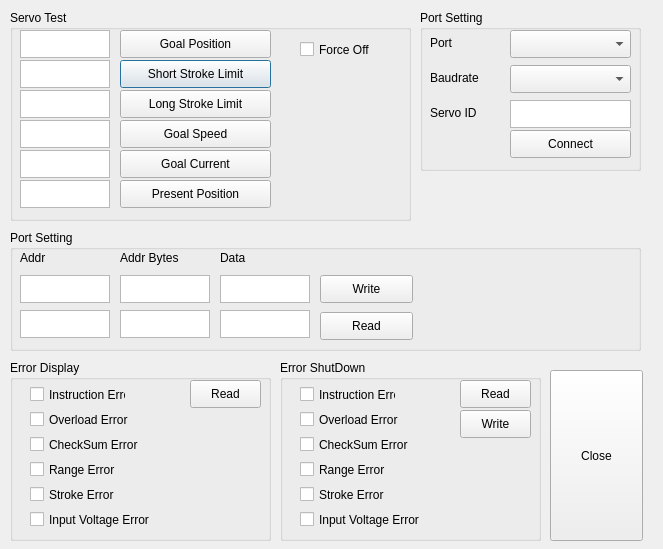
<?xml version="1.0" encoding="UTF-8"?>
<ui version="4.0">
 <class>Dialog</class>
 <widget class="QDialog" name="Dialog">
  <property name="geometry">
   <rect>
    <x>0</x>
    <y>0</y>
    <width>663</width>
    <height>549</height>
   </rect>
  </property>
  <property name="windowTitle">
   <string>Dialog</string>
  </property>
  <widget class="QCheckBox" name="checkBox">
   <property name="geometry">
    <rect>
     <x>300</x>
     <y>40</y>
     <width>96</width>
     <height>19</height>
    </rect>
   </property>
   <property name="text">
    <string>Force Off</string>
   </property>
  </widget>
  <widget class="QGroupBox" name="groupBox">
   <property name="geometry">
    <rect>
     <x>10</x>
     <y>10</y>
     <width>401</width>
     <height>211</height>
    </rect>
   </property>
   <property name="title">
    <string>Servo Test</string>
   </property>
   <widget class="QTextEdit" name="txtPresentPosition">
    <property name="geometry">
     <rect>
      <x>10</x>
      <y>170</y>
      <width>90</width>
      <height>28</height>
     </rect>
    </property>
    <property name="readOnly">
     <bool>true</bool>
    </property>
   </widget>
   <widget class="QPushButton" name="SStrokieLimit">
    <property name="geometry">
     <rect>
      <x>110</x>
      <y>50</y>
      <width>151</width>
      <height>28</height>
     </rect>
    </property>
    <property name="text">
     <string>Short Stroke Limit</string>
    </property>
   </widget>
   <widget class="QPushButton" name="PresentPosition">
    <property name="geometry">
     <rect>
      <x>110</x>
      <y>170</y>
      <width>151</width>
      <height>28</height>
     </rect>
    </property>
    <property name="text">
     <string>Present Position</string>
    </property>
   </widget>
   <widget class="QTextEdit" name="txtGoalPosition">
    <property name="geometry">
     <rect>
      <x>10</x>
      <y>20</y>
      <width>90</width>
      <height>28</height>
     </rect>
    </property>
   </widget>
   <widget class="QPushButton" name="LStrokeLimit">
    <property name="geometry">
     <rect>
      <x>110</x>
      <y>80</y>
      <width>151</width>
      <height>28</height>
     </rect>
    </property>
    <property name="text">
     <string>Long Stroke Limit</string>
    </property>
   </widget>
   <widget class="QTextEdit" name="txtSStrokeLimit">
    <property name="geometry">
     <rect>
      <x>10</x>
      <y>50</y>
      <width>90</width>
      <height>28</height>
     </rect>
    </property>
   </widget>
   <widget class="QPushButton" name="GoalPosition">
    <property name="geometry">
     <rect>
      <x>110</x>
      <y>20</y>
      <width>151</width>
      <height>28</height>
     </rect>
    </property>
    <property name="text">
     <string>Goal Position</string>
    </property>
   </widget>
   <widget class="QTextEdit" name="txtLStrokeLimit">
    <property name="geometry">
     <rect>
      <x>10</x>
      <y>80</y>
      <width>90</width>
      <height>28</height>
     </rect>
    </property>
   </widget>
   <widget class="QPushButton" name="GoalSpeed">
    <property name="geometry">
     <rect>
      <x>110</x>
      <y>110</y>
      <width>151</width>
      <height>28</height>
     </rect>
    </property>
    <property name="text">
     <string>Goal Speed</string>
    </property>
   </widget>
   <widget class="QTextEdit" name="txtGoalSpeed">
    <property name="geometry">
     <rect>
      <x>10</x>
      <y>110</y>
      <width>90</width>
      <height>28</height>
     </rect>
    </property>
   </widget>
   <widget class="QTextEdit" name="txtGoalCurrent">
    <property name="geometry">
     <rect>
      <x>10</x>
      <y>140</y>
      <width>90</width>
      <height>28</height>
     </rect>
    </property>
   </widget>
   <widget class="QPushButton" name="GoalCurrent">
    <property name="geometry">
     <rect>
      <x>110</x>
      <y>140</y>
      <width>151</width>
      <height>28</height>
     </rect>
    </property>
    <property name="text">
     <string>Goal Current</string>
    </property>
   </widget>
  </widget>
  <widget class="QGroupBox" name="groupBox_2">
   <property name="geometry">
    <rect>
     <x>420</x>
     <y>10</y>
     <width>221</width>
     <height>161</height>
    </rect>
   </property>
   <property name="title">
    <string>Port Setting</string>
   </property>
   <widget class="QLabel" name="label">
    <property name="geometry">
     <rect>
      <x>10</x>
      <y>25</y>
      <width>64</width>
      <height>15</height>
     </rect>
    </property>
    <property name="text">
     <string>Port</string>
    </property>
   </widget>
   <widget class="QLabel" name="label_2">
    <property name="geometry">
     <rect>
      <x>10</x>
      <y>60</y>
      <width>64</width>
      <height>15</height>
     </rect>
    </property>
    <property name="text">
     <string>Baudrate</string>
    </property>
   </widget>
   <widget class="QLabel" name="label_3">
    <property name="geometry">
     <rect>
      <x>10</x>
      <y>95</y>
      <width>64</width>
      <height>15</height>
     </rect>
    </property>
    <property name="text">
     <string>Servo ID</string>
    </property>
   </widget>
   <widget class="QComboBox" name="Port">
    <property name="geometry">
     <rect>
      <x>90</x>
      <y>20</y>
      <width>121</width>
      <height>28</height>
     </rect>
    </property>
   </widget>
   <widget class="QComboBox" name="Baudrate">
    <property name="geometry">
     <rect>
      <x>90</x>
      <y>55</y>
      <width>121</width>
      <height>28</height>
     </rect>
    </property>
   </widget>
   <widget class="QTextEdit" name="ServoID">
    <property name="geometry">
     <rect>
      <x>90</x>
      <y>90</y>
      <width>121</width>
      <height>28</height>
     </rect>
    </property>
   </widget>
   <widget class="QPushButton" name="Connect">
    <property name="geometry">
     <rect>
      <x>90</x>
      <y>120</y>
      <width>121</width>
      <height>28</height>
     </rect>
    </property>
    <property name="text">
     <string>Connect</string>
    </property>
   </widget>
  </widget>
  <widget class="QGroupBox" name="group2">
   <property name="geometry">
    <rect>
     <x>10</x>
     <y>230</y>
     <width>631</width>
     <height>121</height>
    </rect>
   </property>
   <property name="title">
    <string>Port Setting</string>
   </property>
   <widget class="QTextEdit" name="writeAddr">
    <property name="geometry">
     <rect>
      <x>10</x>
      <y>45</y>
      <width>90</width>
      <height>28</height>
     </rect>
    </property>
   </widget>
   <widget class="QTextEdit" name="writeAddrBytes">
    <property name="geometry">
     <rect>
      <x>110</x>
      <y>45</y>
      <width>90</width>
      <height>28</height>
     </rect>
    </property>
   </widget>
   <widget class="QTextEdit" name="writeData">
    <property name="geometry">
     <rect>
      <x>210</x>
      <y>45</y>
      <width>90</width>
      <height>28</height>
     </rect>
    </property>
   </widget>
   <widget class="QTextEdit" name="readAddr">
    <property name="geometry">
     <rect>
      <x>10</x>
      <y>80</y>
      <width>90</width>
      <height>28</height>
     </rect>
    </property>
   </widget>
   <widget class="QTextEdit" name="readAddrBytes">
    <property name="geometry">
     <rect>
      <x>110</x>
      <y>80</y>
      <width>90</width>
      <height>28</height>
     </rect>
    </property>
   </widget>
   <widget class="QTextEdit" name="ReadData">
    <property name="geometry">
     <rect>
      <x>210</x>
      <y>80</y>
      <width>90</width>
      <height>28</height>
     </rect>
    </property>
    <property name="readOnly">
     <bool>false</bool>
    </property>
   </widget>
   <widget class="QLabel" name="label_4">
    <property name="geometry">
     <rect>
      <x>10</x>
      <y>20</y>
      <width>91</width>
      <height>16</height>
     </rect>
    </property>
    <property name="text">
     <string>Addr</string>
    </property>
    <property name="alignment">
     <set>Qt::AlignLeading|Qt::AlignLeft|Qt::AlignVCenter</set>
    </property>
   </widget>
   <widget class="QLabel" name="label_5">
    <property name="geometry">
     <rect>
      <x>110</x>
      <y>20</y>
      <width>91</width>
      <height>16</height>
     </rect>
    </property>
    <property name="text">
     <string>Addr Bytes</string>
    </property>
    <property name="alignment">
     <set>Qt::AlignLeading|Qt::AlignLeft|Qt::AlignVCenter</set>
    </property>
   </widget>
   <widget class="QLabel" name="label_6">
    <property name="geometry">
     <rect>
      <x>210</x>
      <y>20</y>
      <width>91</width>
      <height>16</height>
     </rect>
    </property>
    <property name="text">
     <string>Data</string>
    </property>
    <property name="alignment">
     <set>Qt::AlignLeading|Qt::AlignLeft|Qt::AlignVCenter</set>
    </property>
   </widget>
   <widget class="QPushButton" name="Write">
    <property name="geometry">
     <rect>
      <x>310</x>
      <y>45</y>
      <width>93</width>
      <height>28</height>
     </rect>
    </property>
    <property name="text">
     <string>Write</string>
    </property>
   </widget>
   <widget class="QPushButton" name="Read">
    <property name="geometry">
     <rect>
      <x>310</x>
      <y>82</y>
      <width>93</width>
      <height>28</height>
     </rect>
    </property>
    <property name="text">
     <string>Read</string>
    </property>
   </widget>
  </widget>
  <widget class="QGroupBox" name="groupBox_4">
   <property name="geometry">
    <rect>
     <x>10</x>
     <y>360</y>
     <width>261</width>
     <height>181</height>
    </rect>
   </property>
   <property name="title">
    <string>Error Display</string>
   </property>
   <widget class="QCheckBox" name="InsError">
    <property name="geometry">
     <rect>
      <x>20</x>
      <y>25</y>
      <width>96</width>
      <height>19</height>
     </rect>
    </property>
    <property name="text">
     <string>Instruction Error</string>
    </property>
   </widget>
   <widget class="QCheckBox" name="OverloadError">
    <property name="geometry">
     <rect>
      <x>20</x>
      <y>50</y>
      <width>150</width>
      <height>19</height>
     </rect>
    </property>
    <property name="text">
     <string>Overload Error</string>
    </property>
   </widget>
   <widget class="QCheckBox" name="ChecksumError">
    <property name="geometry">
     <rect>
      <x>20</x>
      <y>75</y>
      <width>150</width>
      <height>19</height>
     </rect>
    </property>
    <property name="text">
     <string>CheckSum Error</string>
    </property>
   </widget>
   <widget class="QCheckBox" name="RangeError">
    <property name="geometry">
     <rect>
      <x>20</x>
      <y>100</y>
      <width>150</width>
      <height>19</height>
     </rect>
    </property>
    <property name="text">
     <string>Range Error</string>
    </property>
   </widget>
   <widget class="QCheckBox" name="StrokeError">
    <property name="geometry">
     <rect>
      <x>20</x>
      <y>125</y>
      <width>150</width>
      <height>19</height>
     </rect>
    </property>
    <property name="text">
     <string>Stroke Error</string>
    </property>
   </widget>
   <widget class="QCheckBox" name="VoltageError">
    <property name="geometry">
     <rect>
      <x>20</x>
      <y>150</y>
      <width>150</width>
      <height>19</height>
     </rect>
    </property>
    <property name="text">
     <string>Input Voltage Error</string>
    </property>
   </widget>
   <widget class="QPushButton" name="ErrorRead">
    <property name="geometry">
     <rect>
      <x>180</x>
      <y>20</y>
      <width>71</width>
      <height>28</height>
     </rect>
    </property>
    <property name="text">
     <string>Read</string>
    </property>
   </widget>
  </widget>
  <widget class="QGroupBox" name="groupBox_5">
   <property name="geometry">
    <rect>
     <x>280</x>
     <y>360</y>
     <width>261</width>
     <height>181</height>
    </rect>
   </property>
   <property name="title">
    <string>Error ShutDown</string>
   </property>
   <widget class="QCheckBox" name="InsSD">
    <property name="geometry">
     <rect>
      <x>20</x>
      <y>25</y>
      <width>96</width>
      <height>19</height>
     </rect>
    </property>
    <property name="text">
     <string>Instruction Error</string>
    </property>
   </widget>
   <widget class="QCheckBox" name="OverloadSD">
    <property name="geometry">
     <rect>
      <x>20</x>
      <y>50</y>
      <width>150</width>
      <height>19</height>
     </rect>
    </property>
    <property name="text">
     <string>Overload Error</string>
    </property>
   </widget>
   <widget class="QCheckBox" name="CheckSumSD">
    <property name="geometry">
     <rect>
      <x>20</x>
      <y>75</y>
      <width>150</width>
      <height>19</height>
     </rect>
    </property>
    <property name="text">
     <string>CheckSum Error</string>
    </property>
   </widget>
   <widget class="QCheckBox" name="RangeSD">
    <property name="geometry">
     <rect>
      <x>20</x>
      <y>100</y>
      <width>150</width>
      <height>19</height>
     </rect>
    </property>
    <property name="text">
     <string>Range Error</string>
    </property>
   </widget>
   <widget class="QCheckBox" name="StrokeSD">
    <property name="geometry">
     <rect>
      <x>20</x>
      <y>125</y>
      <width>150</width>
      <height>19</height>
     </rect>
    </property>
    <property name="text">
     <string>Stroke Error</string>
    </property>
   </widget>
   <widget class="QCheckBox" name="VolatageSD">
    <property name="geometry">
     <rect>
      <x>20</x>
      <y>150</y>
      <width>150</width>
      <height>19</height>
     </rect>
    </property>
    <property name="text">
     <string>Input Voltage Error</string>
    </property>
   </widget>
   <widget class="QPushButton" name="SDRead">
    <property name="geometry">
     <rect>
      <x>180</x>
      <y>20</y>
      <width>71</width>
      <height>28</height>
     </rect>
    </property>
    <property name="text">
     <string>Read</string>
    </property>
   </widget>
   <widget class="QPushButton" name="SDWrite">
    <property name="geometry">
     <rect>
      <x>180</x>
      <y>50</y>
      <width>71</width>
      <height>28</height>
     </rect>
    </property>
    <property name="text">
     <string>Write</string>
    </property>
   </widget>
  </widget>
  <widget class="QPushButton" name="close">
   <property name="geometry">
    <rect>
     <x>550</x>
     <y>370</y>
     <width>93</width>
     <height>171</height>
    </rect>
   </property>
   <property name="text">
    <string>Close</string>
   </property>
  </widget>
  <zorder>groupBox</zorder>
  <zorder>checkBox</zorder>
  <zorder>groupBox_2</zorder>
  <zorder>group2</zorder>
  <zorder>groupBox_4</zorder>
  <zorder>groupBox_5</zorder>
  <zorder>close</zorder>
 </widget>
 <resources/>
 <connections/>
 <slots>
  <slot>Connect()</slot>
  <slot>SerialPort()</slot>
 </slots>
</ui>
